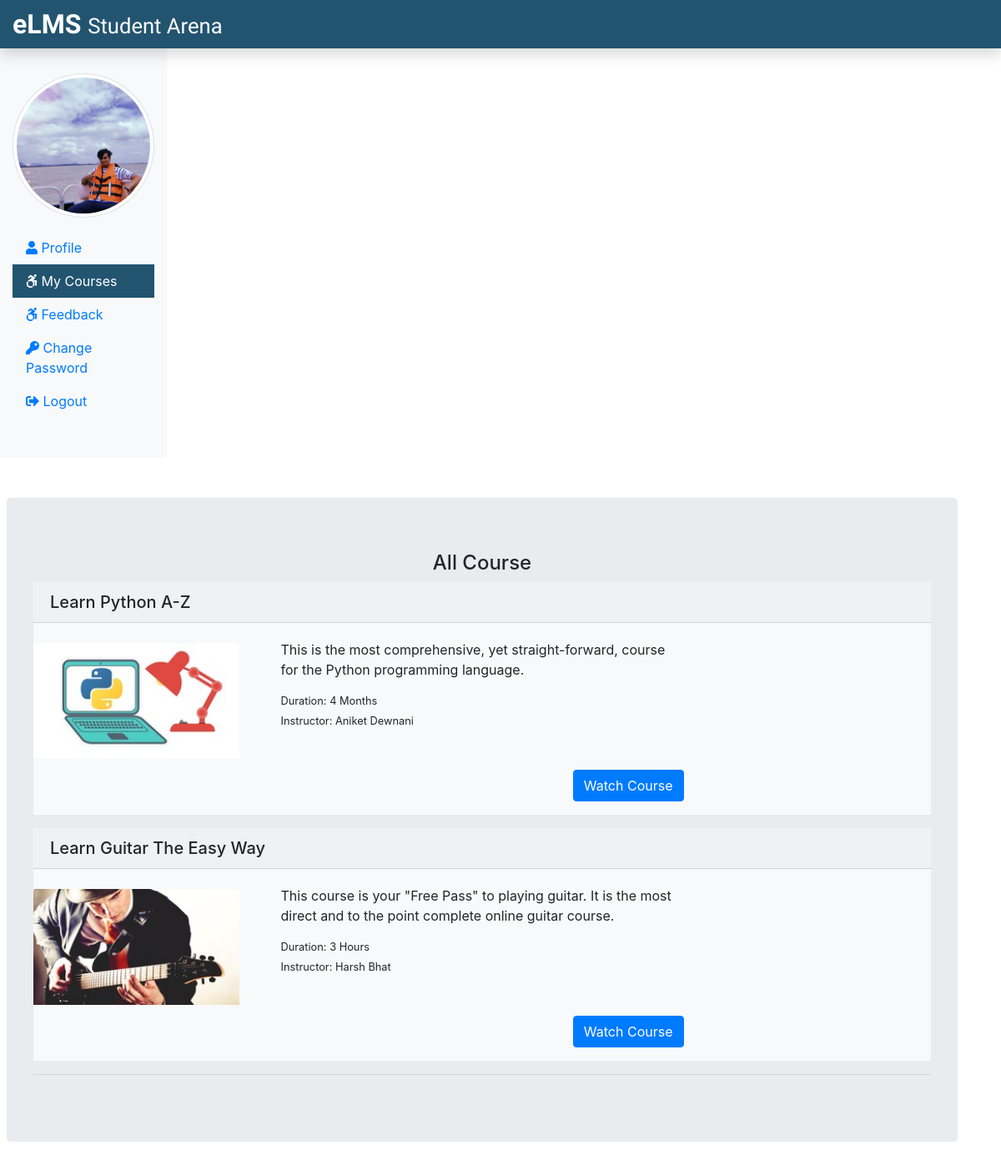
The app's page /Student/myCourse.php (signed in) with its own data.
### tables this page shows
CREATE TABLE `student` (
  `stu_id` int(11) NOT NULL,
  `stu_name` varchar(255) NOT NULL,
  `stu_email` varchar(255) NOT NULL,
  `stu_pass` varchar(255) NOT NULL,
  `stu_occ` varchar(255) NOT NULL,
  `stu_img` text NOT NULL,
  `user_type` int(11) NOT NULL
);

CREATE TABLE `courseorder` (
  `co_id` int(11) NOT NULL,
  `order_id` varchar(255) NOT NULL,
  `stu_email` varchar(255) NOT NULL,
  `course_id` int(11) NOT NULL,
  `status` varchar(255) NOT NULL,
  `respmsg` text NOT NULL,
  `amount` int(11) NOT NULL,
  `order_date` date NOT NULL
);

CREATE TABLE `course` (
  `course_id` int(11) NOT NULL,
  `course_name` text NOT NULL,
  `course_desc` text NOT NULL,
  `course_author` varchar(255) NOT NULL,
  `course_img` text NOT NULL,
  `course_duration` text NOT NULL,
  `course_price` int(11) NOT NULL,
  `course_original_price` int(11) NOT NULL,
  `lessoncount` int(11) NOT NULL
);

### Student/myCourse.php (the view, shortened to what this page needs)
<?php
include('./stuInclude/header.php');
include_once('../dbConnection.php');
 if(isset($_SESSION['is_login'])){
  $stuLogEmail = $_SESSION['stuLogEmail'];
 } else {
  echo "<script> location.href='../index.php'; </script>";
 }
?>
 <div class="container mt-5 ml-2">
  <div class="row">
   <div class="jumbotron">
    <h4 class="text-center">All Course</h4>
    <?php
   if(isset($stuLogEmail))
   {
    $sql = "SELECT co.order_id, c.course_id, c.course_name, c.course_duration, c.course_desc, c.course_img, c.course_author, c.course_original_price, c.course_price FROM courseorder AS co JOIN course AS c ON c.course_id = co.course_id WHERE co.stu_email = '$stuLogEmail'";
    $result = $conn->query($sql);
    if($result->num_rows > 0)
    {
     while($row = $result->fetch_assoc())
     { ?>
      <div class="bg-light mb-3">
        <h5 class="card-header"><?php echo $row['course_name']; ?></h5>
          <div class="row">
              <div class="col-sm-3">
                <img src="<?php echo $row['course_img']; ?>" class="card-img-top
                mt-4" alt="pic">
              </div>
              <div class="col-sm-6 mb-3">
                <div class="card-body">
                  <p class="card-title"><?php echo $row['course_desc']; ?></p>
                  <small class="card-text">Duration: <?php echo $row['course_duration']; ?></small><br />
                  <small class="card-text">Instructor: <?php echo $row['course_author']; ?></small><br/>
                  <a href="watchcourse.php?course_id=<?php echo $row['course_id'] ?>" class="btn btn-primary mt-5 float-right">Watch Course</a>
                </div>
              </div>
          </div>
      </div>
    <?php
     }
    }
   }
    ?>
    <hr/>
   </div>
  </div>
 </div>
 </div>
 <?php
include('./stuInclude/footer.php');
?>

### Student/stuInclude/header.php (shortened to what this page needs)
<?php
include_once('../dbConnection.php');
 if(isset($_SESSION['is_login'])){
  $stuLogEmail = $_SESSION['stuLogEmail'];
 }
 if(isset($stuLogEmail)){
  $sql = "SELECT stu_img FROM student WHERE stu_email = '$stuLogEmail'";
  $result = $conn->query($sql);
  $row = $result->fetch_assoc();
  $stu_img = $row['stu_img'];
 }
?>
<!DOCTYPE html>
<html lang="en">
<head>
 <link rel="stylesheet" href="../css/bootstrap.min.css">
 <link rel="stylesheet" href="../css/all.min.css">
 <link rel="stylesheet" href="../css/stustyle.css">
</head>
<body>
 <nav class="navbar navbar-dark fixed-top flex-md-nowrap p-0 shadow" style="background-color: #225470;">
  <a class="navbar-brand col-sm-3 col-md-2 mr-0" href="../">eLMS <small>Student Arena</small></a>
 </nav>
 <div class="container-fluid mb-5 " style="margin-top:40px;">
  <div class="row">
   <nav class="col-sm-2 bg-light sidebar py-5 d-print-none">
    <div class="sidebar-sticky">
     <ul class="nav flex-column">
      <li class="nav-item mb-3">
      <img src="<?php echo $stu_img ?>" alt="studentimage" class="img-thumbnail rounded-circle">
      </li>
      <li class="nav-item">
       <a class="nav-link <?php if(PAGE == 'profile') {echo 'active';} ?>" href="studentProfile.php">
        <i class="fas fa-user"></i>
        Profile <span class="sr-only">(current)</span>
       </a>
      </li>
      <li class="nav-item">
       <a class="nav-link <?php if(PAGE == 'mycourse') {echo 'active';} ?>" href="myCourse.php">
        <i class="fab fa-accessible-icon"></i>
        My Courses
       </a>
      </li>
      <li class="nav-item">
       <a class="nav-link <?php if(PAGE == 'feedback') {echo 'active';} ?>" href="stufeedback.php">
        <i class="fab fa-accessible-icon"></i>
        Feedback
       </a>
      </li>
      <li class="nav-item">
       <a class="nav-link <?php if(PAGE == 'studentChangePass') {echo 'active';} ?>" href="studentChangePass.php">
        <i class="fas fa-key"></i>
        Change Password
       </a>
      </li>
      <li class="nav-item">
       <a class="nav-link" href="../logout.php">
        <i class="fas fa-sign-out-alt"></i>
        Logout
       </a>
      </li>
     </ul>
    </div>
   </nav>

### css/stustyle.css (style rules this page uses)
.navbar-brand { font-family: "Ubuntu", sans-serif; font-size: 2em; font-weight: bold; color: #fff; }
.active { background-color: #225470; color: #fff; }

### records on screen
student: stu_img (picture)
courseorder: course.course_name "Learn Python A-Z", course.course_img (picture), course.course_desc "This is the most comprehensive, yet straight-forward, course for the Python programming language.", course.course_duration "4 Months", course.course_author "Aniket Dewnani"
courseorder: course.course_name "Learn Guitar The Easy Way", course.course_img (picture), course.course_desc "This course is your \"Free Pass\" to playing guitar. It is the most direct and to the point complete online guitar course.", course.course_duration "3 Hours", course.course_author "Harsh Bhat"
